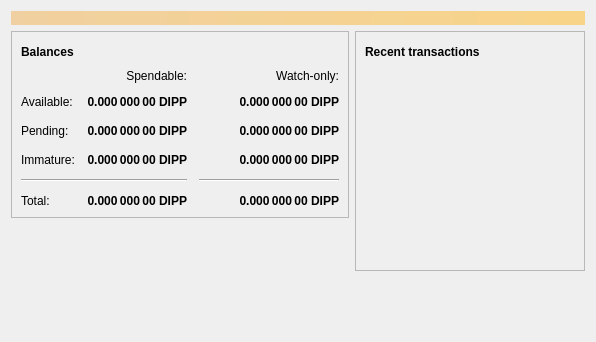
<?xml version="1.0" encoding="UTF-8"?>
<ui version="4.0">
 <class>OverviewPage</class>
 <widget class="QWidget" name="OverviewPage">
  <property name="geometry">
   <rect>
    <x>0</x>
    <y>0</y>
    <width>596</width>
    <height>342</height>
   </rect>
  </property>
  <property name="windowTitle">
   <string>Form</string>
  </property>
  <layout class="QVBoxLayout" name="topLayout">
   <item>
    <widget class="QLabel" name="labelAlerts">
     <property name="visible">
      <bool>false</bool>
     </property>
     <property name="styleSheet">
      <string notr="true">QLabel { background-color: qlineargradient(x1: 0, y1: 0, x2: 1, y2: 0, stop:0 #F0D0A0, stop:1 #F8D488); color:#000000; }</string>
     </property>
     <property name="wordWrap">
      <bool>true</bool>
     </property>
     <property name="margin">
      <number>3</number>
     </property>
     <property name="textInteractionFlags">
      <set>Qt::TextSelectableByMouse</set>
     </property>
    </widget>
   </item>
   <item>
    <layout class="QHBoxLayout" name="horizontalLayout" stretch="1,1">
     <item>
      <layout class="QVBoxLayout" name="verticalLayout_2">
       <item>
        <widget class="QFrame" name="frame">
         <property name="frameShape">
          <enum>QFrame::StyledPanel</enum>
         </property>
         <property name="frameShadow">
          <enum>QFrame::Raised</enum>
         </property>
         <layout class="QVBoxLayout" name="verticalLayout_4">
          <item>
           <layout class="QHBoxLayout" name="horizontalLayout_4">
            <item>
             <widget class="QLabel" name="label_5">
              <property name="font">
               <font>
                <weight>75</weight>
                <bold>true</bold>
               </font>
              </property>
              <property name="text">
               <string>Balances</string>
              </property>
             </widget>
            </item>
            <item>
             <widget class="QPushButton" name="labelWalletStatus">
              <property name="enabled">
               <bool>true</bool>
              </property>
              <property name="maximumSize">
               <size>
                <width>30</width>
                <height>16777215</height>
               </size>
              </property>
              <property name="toolTip">
               <string>The displayed information may be out of date. Your wallet automatically synchronizes with the Dipcoin network after a connection is established, but this process has not completed yet.</string>
              </property>
              <property name="text">
               <string/>
              </property>
              <property name="icon">
               <iconset resource="../bitcoin.qrc">
                <normaloff>:/icons/warning</normaloff>
                <disabledoff>:/icons/warning</disabledoff>:/icons/warning</iconset>
              </property>
              <property name="iconSize">
               <size>
                <width>24</width>
                <height>24</height>
               </size>
              </property>
              <property name="flat">
               <bool>true</bool>
              </property>
             </widget>
            </item>
            <item>
             <spacer name="horizontalSpacer_3">
              <property name="orientation">
               <enum>Qt::Horizontal</enum>
              </property>
              <property name="sizeHint" stdset="0">
               <size>
                <width>40</width>
                <height>20</height>
               </size>
              </property>
             </spacer>
            </item>
           </layout>
          </item>
          <item>
           <layout class="QGridLayout" name="gridLayout">
            <property name="spacing">
             <number>12</number>
            </property>
            <item row="2" column="2">
             <widget class="QLabel" name="labelWatchPending">
              <property name="font">
               <font>
                <weight>75</weight>
                <bold>true</bold>
               </font>
              </property>
              <property name="cursor">
               <cursorShape>IBeamCursor</cursorShape>
              </property>
              <property name="toolTip">
               <string>Unconfirmed transactions to watch-only addresses</string>
              </property>
              <property name="text">
               <string notr="true">0.000 000 00 DIPP</string>
              </property>
              <property name="alignment">
               <set>Qt::AlignRight|Qt::AlignTrailing|Qt::AlignVCenter</set>
              </property>
              <property name="textInteractionFlags">
               <set>Qt::LinksAccessibleByMouse|Qt::TextSelectableByKeyboard|Qt::TextSelectableByMouse</set>
              </property>
             </widget>
            </item>
            <item row="2" column="1">
             <widget class="QLabel" name="labelUnconfirmed">
              <property name="font">
               <font>
                <weight>75</weight>
                <bold>true</bold>
               </font>
              </property>
              <property name="cursor">
               <cursorShape>IBeamCursor</cursorShape>
              </property>
              <property name="toolTip">
               <string>Total of transactions that have yet to be confirmed, and do not yet count toward the spendable balance</string>
              </property>
              <property name="text">
               <string notr="true">0.000 000 00 DIPP</string>
              </property>
              <property name="alignment">
               <set>Qt::AlignRight|Qt::AlignTrailing|Qt::AlignVCenter</set>
              </property>
              <property name="textInteractionFlags">
               <set>Qt::LinksAccessibleByMouse|Qt::TextSelectableByKeyboard|Qt::TextSelectableByMouse</set>
              </property>
             </widget>
            </item>
            <item row="3" column="2">
             <widget class="QLabel" name="labelWatchImmature">
              <property name="font">
               <font>
                <weight>75</weight>
                <bold>true</bold>
               </font>
              </property>
              <property name="cursor">
               <cursorShape>IBeamCursor</cursorShape>
              </property>
              <property name="toolTip">
               <string>Mined balance in watch-only addresses that has not yet matured</string>
              </property>
              <property name="text">
               <string notr="true">0.000 000 00 DIPP</string>
              </property>
              <property name="alignment">
               <set>Qt::AlignRight|Qt::AlignTrailing|Qt::AlignVCenter</set>
              </property>
              <property name="textInteractionFlags">
               <set>Qt::LinksAccessibleByMouse|Qt::TextSelectableByKeyboard|Qt::TextSelectableByMouse</set>
              </property>
             </widget>
            </item>
            <item row="4" column="0" colspan="2">
             <widget class="Line" name="line">
              <property name="orientation">
               <enum>Qt::Horizontal</enum>
              </property>
             </widget>
            </item>
            <item row="4" column="2">
             <widget class="Line" name="lineWatchBalance">
              <property name="sizePolicy">
               <sizepolicy hsizetype="Preferred" vsizetype="Fixed">
                <horstretch>0</horstretch>
                <verstretch>0</verstretch>
               </sizepolicy>
              </property>
              <property name="minimumSize">
               <size>
                <width>140</width>
                <height>0</height>
               </size>
              </property>
              <property name="orientation">
               <enum>Qt::Horizontal</enum>
              </property>
             </widget>
            </item>
            <item row="5" column="0">
             <widget class="QLabel" name="labelTotalText">
              <property name="text">
               <string>Total:</string>
              </property>
             </widget>
            </item>
            <item row="3" column="1">
             <widget class="QLabel" name="labelImmature">
              <property name="font">
               <font>
                <weight>75</weight>
                <bold>true</bold>
               </font>
              </property>
              <property name="cursor">
               <cursorShape>IBeamCursor</cursorShape>
              </property>
              <property name="toolTip">
               <string>Mined balance that has not yet matured</string>
              </property>
              <property name="text">
               <string notr="true">0.000 000 00 DIPP</string>
              </property>
              <property name="alignment">
               <set>Qt::AlignRight|Qt::AlignTrailing|Qt::AlignVCenter</set>
              </property>
              <property name="textInteractionFlags">
               <set>Qt::LinksAccessibleByMouse|Qt::TextSelectableByKeyboard|Qt::TextSelectableByMouse</set>
              </property>
             </widget>
            </item>
            <item row="2" column="3">
             <spacer name="horizontalSpacer_2">
              <property name="orientation">
               <enum>Qt::Horizontal</enum>
              </property>
              <property name="sizeHint" stdset="0">
               <size>
                <width>40</width>
                <height>20</height>
               </size>
              </property>
             </spacer>
            </item>
            <item row="3" column="0">
             <widget class="QLabel" name="labelImmatureText">
              <property name="text">
               <string>Immature:</string>
              </property>
             </widget>
            </item>
            <item row="5" column="1">
             <widget class="QLabel" name="labelTotal">
              <property name="font">
               <font>
                <weight>75</weight>
                <bold>true</bold>
               </font>
              </property>
              <property name="cursor">
               <cursorShape>IBeamCursor</cursorShape>
              </property>
              <property name="toolTip">
               <string>Your current total balance</string>
              </property>
              <property name="text">
               <string notr="true">0.000 000 00 DIPP</string>
              </property>
              <property name="alignment">
               <set>Qt::AlignRight|Qt::AlignTrailing|Qt::AlignVCenter</set>
              </property>
              <property name="textInteractionFlags">
               <set>Qt::LinksAccessibleByMouse|Qt::TextSelectableByKeyboard|Qt::TextSelectableByMouse</set>
              </property>
             </widget>
            </item>
            <item row="5" column="2">
             <widget class="QLabel" name="labelWatchTotal">
              <property name="font">
               <font>
                <weight>75</weight>
                <bold>true</bold>
               </font>
              </property>
              <property name="cursor">
               <cursorShape>IBeamCursor</cursorShape>
              </property>
              <property name="toolTip">
               <string>Current total balance in watch-only addresses</string>
              </property>
              <property name="text">
               <string notr="true">0.000 000 00 DIPP</string>
              </property>
              <property name="alignment">
               <set>Qt::AlignRight|Qt::AlignTrailing|Qt::AlignVCenter</set>
              </property>
              <property name="textInteractionFlags">
               <set>Qt::LinksAccessibleByMouse|Qt::TextSelectableByKeyboard|Qt::TextSelectableByMouse</set>
              </property>
             </widget>
            </item>
            <item row="0" column="2">
             <widget class="QLabel" name="labelWatchonly">
              <property name="text">
               <string>Watch-only:</string>
              </property>
              <property name="alignment">
               <set>Qt::AlignRight|Qt::AlignTrailing|Qt::AlignVCenter</set>
              </property>
             </widget>
            </item>
            <item row="1" column="0">
             <widget class="QLabel" name="labelBalanceText">
              <property name="text">
               <string>Available:</string>
              </property>
             </widget>
            </item>
            <item row="1" column="1">
             <widget class="QLabel" name="labelBalance">
              <property name="font">
               <font>
                <weight>75</weight>
                <bold>true</bold>
               </font>
              </property>
              <property name="cursor">
               <cursorShape>IBeamCursor</cursorShape>
              </property>
              <property name="toolTip">
               <string>Your current spendable balance</string>
              </property>
              <property name="text">
               <string notr="true">0.000 000 00 DIPP</string>
              </property>
              <property name="alignment">
               <set>Qt::AlignRight|Qt::AlignTrailing|Qt::AlignVCenter</set>
              </property>
              <property name="textInteractionFlags">
               <set>Qt::LinksAccessibleByMouse|Qt::TextSelectableByKeyboard|Qt::TextSelectableByMouse</set>
              </property>
             </widget>
            </item>
            <item row="1" column="2">
             <widget class="QLabel" name="labelWatchAvailable">
              <property name="font">
               <font>
                <weight>75</weight>
                <bold>true</bold>
               </font>
              </property>
              <property name="cursor">
               <cursorShape>IBeamCursor</cursorShape>
              </property>
              <property name="toolTip">
               <string>Your current balance in watch-only addresses</string>
              </property>
              <property name="text">
               <string notr="true">0.000 000 00 DIPP</string>
              </property>
              <property name="alignment">
               <set>Qt::AlignRight|Qt::AlignTrailing|Qt::AlignVCenter</set>
              </property>
              <property name="textInteractionFlags">
               <set>Qt::LinksAccessibleByMouse|Qt::TextSelectableByKeyboard|Qt::TextSelectableByMouse</set>
              </property>
             </widget>
            </item>
            <item row="2" column="0">
             <widget class="QLabel" name="labelPendingText">
              <property name="text">
               <string>Pending:</string>
              </property>
             </widget>
            </item>
            <item row="0" column="1">
             <widget class="QLabel" name="labelSpendable">
              <property name="text">
               <string>Spendable:</string>
              </property>
              <property name="alignment">
               <set>Qt::AlignRight|Qt::AlignTrailing|Qt::AlignVCenter</set>
              </property>
             </widget>
            </item>
           </layout>
          </item>
         </layout>
        </widget>
       </item>
       <item>
        <spacer name="verticalSpacer">
         <property name="orientation">
          <enum>Qt::Vertical</enum>
         </property>
         <property name="sizeHint" stdset="0">
          <size>
           <width>20</width>
           <height>40</height>
          </size>
         </property>
        </spacer>
       </item>
      </layout>
     </item>
     <item>
      <layout class="QVBoxLayout" name="verticalLayout_3">
       <item>
        <widget class="QFrame" name="frame_2">
         <property name="frameShape">
          <enum>QFrame::StyledPanel</enum>
         </property>
         <property name="frameShadow">
          <enum>QFrame::Raised</enum>
         </property>
         <layout class="QVBoxLayout" name="verticalLayout">
          <item>
           <layout class="QHBoxLayout" name="horizontalLayout_2">
            <item>
             <widget class="QLabel" name="label_4">
              <property name="font">
               <font>
                <weight>75</weight>
                <bold>true</bold>
               </font>
              </property>
              <property name="text">
               <string>Recent transactions</string>
              </property>
             </widget>
            </item>
            <item>
             <widget class="QPushButton" name="labelTransactionsStatus">
              <property name="enabled">
               <bool>true</bool>
              </property>
              <property name="maximumSize">
               <size>
                <width>30</width>
                <height>16777215</height>
               </size>
              </property>
              <property name="toolTip">
               <string>The displayed information may be out of date. Your wallet automatically synchronizes with the Dipcoin network after a connection is established, but this process has not completed yet.</string>
              </property>
              <property name="text">
               <string/>
              </property>
              <property name="icon">
               <iconset resource="../bitcoin.qrc">
                <normaloff>:/icons/warning</normaloff>
                <disabledoff>:/icons/warning</disabledoff>:/icons/warning</iconset>
              </property>
              <property name="iconSize">
               <size>
                <width>24</width>
                <height>24</height>
               </size>
              </property>
              <property name="flat">
               <bool>true</bool>
              </property>
             </widget>
            </item>
            <item>
             <spacer name="horizontalSpacer">
              <property name="orientation">
               <enum>Qt::Horizontal</enum>
              </property>
              <property name="sizeHint" stdset="0">
               <size>
                <width>40</width>
                <height>20</height>
               </size>
              </property>
             </spacer>
            </item>
           </layout>
          </item>
          <item>
           <widget class="QListView" name="listTransactions">
            <property name="styleSheet">
             <string notr="true">QListView { background: transparent; }</string>
            </property>
            <property name="frameShape">
             <enum>QFrame::NoFrame</enum>
            </property>
            <property name="verticalScrollBarPolicy">
             <enum>Qt::ScrollBarAlwaysOff</enum>
            </property>
            <property name="horizontalScrollBarPolicy">
             <enum>Qt::ScrollBarAlwaysOff</enum>
            </property>
            <property name="selectionMode">
             <enum>QAbstractItemView::NoSelection</enum>
            </property>
           </widget>
          </item>
         </layout>
        </widget>
       </item>
       <item>
        <spacer name="verticalSpacer_2">
         <property name="orientation">
          <enum>Qt::Vertical</enum>
         </property>
         <property name="sizeHint" stdset="0">
          <size>
           <width>20</width>
           <height>40</height>
          </size>
         </property>
        </spacer>
       </item>
      </layout>
     </item>
    </layout>
   </item>
  </layout>
 </widget>
 <resources/>
 <connections/>
</ui>
